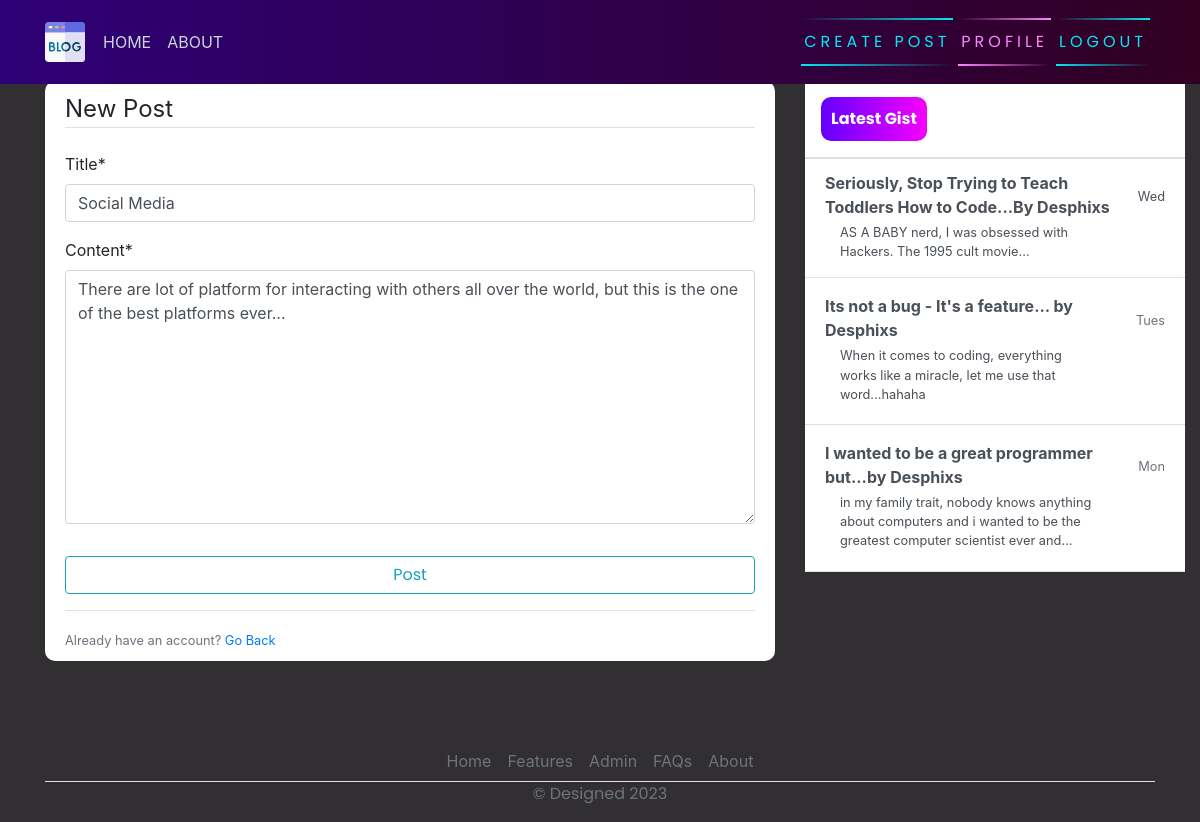
/post/3/update (signed in), run on the app's committed database.
### blog/models.py (models this page shows, shortened)
class Post(models.Model):
    title = models.CharField(max_length=200)
    content = models.TextField()
    date_posted = models.DateTimeField(default=timezone.now)
    author = models.ForeignKey(User, on_delete=models.CASCADE)

### blog/views.py (the view, shortened to what this page needs)
# urls.py: path('post/<int:pk>/update', PostUpdateView.as_view(), name="blog-update"),
class PostUpdateView(LoginRequiredMixin, UserPassesTestMixin, UpdateView):
    model = Post
    fields = ['title', 'content']
    def test_func(self):
        post = self.get_object()
        if self.request.user == post.author:
            return True
        return False

### blog/templates/blog/post_form.html (shortened to what this page needs)
{% extends 'blog/base.html' %}
{% load crispy_forms_tags %}
{% block content %}
    <div class="content-section">
        <form action="" method="post">
            <fieldset class="form-group">
                <legend class="border-bottom mb-4">New Post</legend>
                {{ form|crispy }}
            </fieldset>
            <div class="form-group">
                <button class="btn btn-outline-info" type="submit">Post</button>
            </div>
        </form>
        <div class="border-top pt-3">
            <small class="text-muted">Already have an account? <a href="{% url 'blog-home' %}">Go Back</a></small>
        </div>
    </div>
{% endblock content %}

### blog/static/blog/main.css (style rules this page uses)
body { background-color: hsl(300, 2%, 19%); margin-top: 5rem; background-size: contain; background-repeat: no-repeat; }
.content-section { background: #ffffff; padding: 10px 20px; border-radius: 10px; margin-bottom: 20px; }
button { font-family: 'Poppins', sans-serif; border: none; outline: 0; display: inline-block; padding: 8px; color: white; background-color: #000; text-align: center; cursor: pointer; width: 100%; font-size: 18px; transition: 1s; background: linear-gradient(270deg, rgb(247, 0, 255) 0%, rgb(98, 0, 255) 100%); }

### data on the page
Post: title "Social Media", content "There are lot of platform for interacting with others all over the world, but this is the one of the best platforms ever..."
